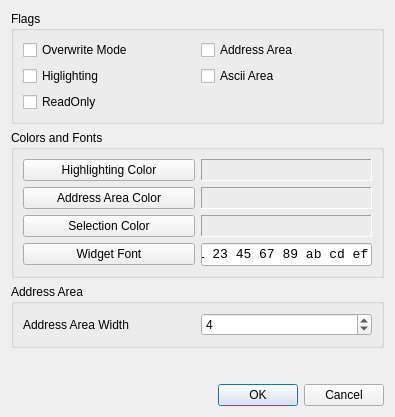
<?xml version="1.0" encoding="UTF-8"?>
<ui version="4.0">
 <class>OptionsDialog</class>
 <widget class="QDialog" name="OptionsDialog">
  <property name="geometry">
   <rect>
    <x>0</x>
    <y>0</y>
    <width>395</width>
    <height>417</height>
   </rect>
  </property>
  <property name="windowTitle">
   <string>Options</string>
  </property>
  <property name="windowIcon">
   <iconset resource="../files.qrc">
    <normaloff>:/files/logo.png</normaloff>:/files/logo.png</iconset>
  </property>
  <layout class="QVBoxLayout" name="verticalLayout">
   <item>
    <widget class="QGroupBox" name="gbFlags">
     <property name="title">
      <string>Flags</string>
     </property>
     <layout class="QGridLayout" name="gridLayout_2">
      <item row="3" column="0">
       <widget class="QCheckBox" name="cbReadOnly">
        <property name="text">
         <string>ReadOnly</string>
        </property>
       </widget>
      </item>
      <item row="2" column="0">
       <widget class="QCheckBox" name="cbHighlighting">
        <property name="text">
         <string>Higlighting</string>
        </property>
       </widget>
      </item>
      <item row="1" column="0">
       <widget class="QCheckBox" name="cbOverwriteMode">
        <property name="text">
         <string>Overwrite Mode</string>
        </property>
       </widget>
      </item>
      <item row="1" column="1">
       <widget class="QCheckBox" name="cbAddressArea">
        <property name="text">
         <string>Address Area</string>
        </property>
       </widget>
      </item>
      <item row="2" column="1">
       <widget class="QCheckBox" name="cbAsciiArea">
        <property name="text">
         <string>Ascii Area</string>
        </property>
       </widget>
      </item>
     </layout>
    </widget>
   </item>
   <item>
    <widget class="QGroupBox" name="gbColors">
     <property name="title">
      <string>Colors and Fonts</string>
     </property>
     <layout class="QGridLayout" name="gridLayout">
      <item row="0" column="0">
       <widget class="QPushButton" name="pbHighlightingColor">
        <property name="text">
         <string>Highlighting Color</string>
        </property>
       </widget>
      </item>
      <item row="0" column="1">
       <widget class="QLabel" name="lbHighlightingColor">
        <property name="minimumSize">
         <size>
          <width>100</width>
          <height>0</height>
         </size>
        </property>
        <property name="maximumSize">
         <size>
          <width>16777215</width>
          <height>16777215</height>
         </size>
        </property>
        <property name="frameShape">
         <enum>QFrame::Panel</enum>
        </property>
        <property name="frameShadow">
         <enum>QFrame::Sunken</enum>
        </property>
        <property name="text">
         <string/>
        </property>
       </widget>
      </item>
      <item row="1" column="0" rowspan="2">
       <widget class="QPushButton" name="pbAddressAreaColor">
        <property name="text">
         <string>Address Area Color</string>
        </property>
       </widget>
      </item>
      <item row="1" column="1" rowspan="2">
       <widget class="QLabel" name="lbAddressAreaColor">
        <property name="minimumSize">
         <size>
          <width>100</width>
          <height>0</height>
         </size>
        </property>
        <property name="maximumSize">
         <size>
          <width>16777215</width>
          <height>16777215</height>
         </size>
        </property>
        <property name="frameShape">
         <enum>QFrame::Panel</enum>
        </property>
        <property name="frameShadow">
         <enum>QFrame::Sunken</enum>
        </property>
        <property name="text">
         <string/>
        </property>
       </widget>
      </item>
      <item row="3" column="1">
       <widget class="QLabel" name="lbSelectionColor">
        <property name="minimumSize">
         <size>
          <width>100</width>
          <height>0</height>
         </size>
        </property>
        <property name="maximumSize">
         <size>
          <width>16777215</width>
          <height>16777215</height>
         </size>
        </property>
        <property name="frameShape">
         <enum>QFrame::Panel</enum>
        </property>
        <property name="frameShadow">
         <enum>QFrame::Sunken</enum>
        </property>
        <property name="text">
         <string/>
        </property>
       </widget>
      </item>
      <item row="3" column="0">
       <widget class="QPushButton" name="pbSelectionColor">
        <property name="text">
         <string>Selection Color</string>
        </property>
       </widget>
      </item>
      <item row="4" column="0">
       <widget class="QPushButton" name="pbWidgetFont">
        <property name="text">
         <string>Widget Font</string>
        </property>
       </widget>
      </item>
      <item row="4" column="1">
       <widget class="QLineEdit" name="leWidgetFont">
        <property name="sizePolicy">
         <sizepolicy hsizetype="Preferred" vsizetype="Preferred">
          <horstretch>0</horstretch>
          <verstretch>0</verstretch>
         </sizepolicy>
        </property>
        <property name="font">
         <font>
          <family>Courier New</family>
          <pointsize>10</pointsize>
         </font>
        </property>
        <property name="text">
         <string>01 23 45 67 89 ab cd ef</string>
        </property>
       </widget>
      </item>
     </layout>
    </widget>
   </item>
   <item>
    <widget class="QGroupBox" name="gbAddressAreaWidth">
     <property name="title">
      <string>Address Area</string>
     </property>
     <layout class="QGridLayout" name="gridLayout_3">
      <item row="0" column="0">
       <widget class="QLabel" name="lbAddressAreaWidth">
        <property name="text">
         <string>Address Area Width</string>
        </property>
       </widget>
      </item>
      <item row="0" column="1">
       <widget class="QSpinBox" name="sbAddressAreaWidth">
        <property name="minimum">
         <number>1</number>
        </property>
        <property name="maximum">
         <number>6</number>
        </property>
        <property name="value">
         <number>4</number>
        </property>
       </widget>
      </item>
     </layout>
    </widget>
   </item>
   <item>
    <spacer name="verticalSpacer">
     <property name="orientation">
      <enum>Qt::Vertical</enum>
     </property>
     <property name="sizeHint" stdset="0">
      <size>
       <width>20</width>
       <height>28</height>
      </size>
     </property>
    </spacer>
   </item>
   <item>
    <widget class="QDialogButtonBox" name="buttonBox">
     <property name="orientation">
      <enum>Qt::Horizontal</enum>
     </property>
     <property name="standardButtons">
      <set>QDialogButtonBox::Cancel|QDialogButtonBox::Ok</set>
     </property>
    </widget>
   </item>
  </layout>
 </widget>
 <tabstops>
  <tabstop>pbHighlightingColor</tabstop>
  <tabstop>pbAddressAreaColor</tabstop>
  <tabstop>buttonBox</tabstop>
 </tabstops>
 <resources>
  <include location="../files.qrc"/>
 </resources>
 <connections>
  <connection>
   <sender>buttonBox</sender>
   <signal>accepted()</signal>
   <receiver>OptionsDialog</receiver>
   <slot>accept()</slot>
   <hints>
    <hint type="sourcelabel">
     <x>222</x>
     <y>154</y>
    </hint>
    <hint type="destinationlabel">
     <x>157</x>
     <y>168</y>
    </hint>
   </hints>
  </connection>
  <connection>
   <sender>buttonBox</sender>
   <signal>rejected()</signal>
   <receiver>OptionsDialog</receiver>
   <slot>reject()</slot>
   <hints>
    <hint type="sourcelabel">
     <x>290</x>
     <y>160</y>
    </hint>
    <hint type="destinationlabel">
     <x>286</x>
     <y>168</y>
    </hint>
   </hints>
  </connection>
 </connections>
</ui>
